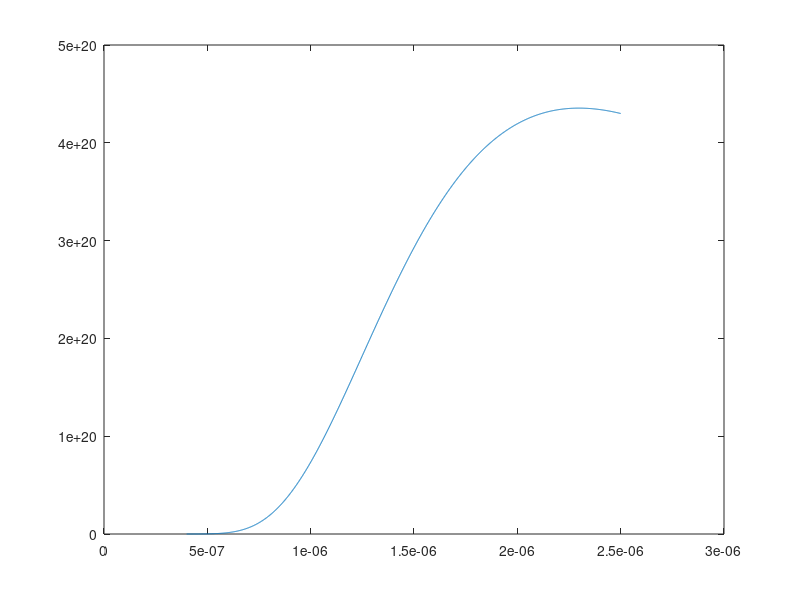
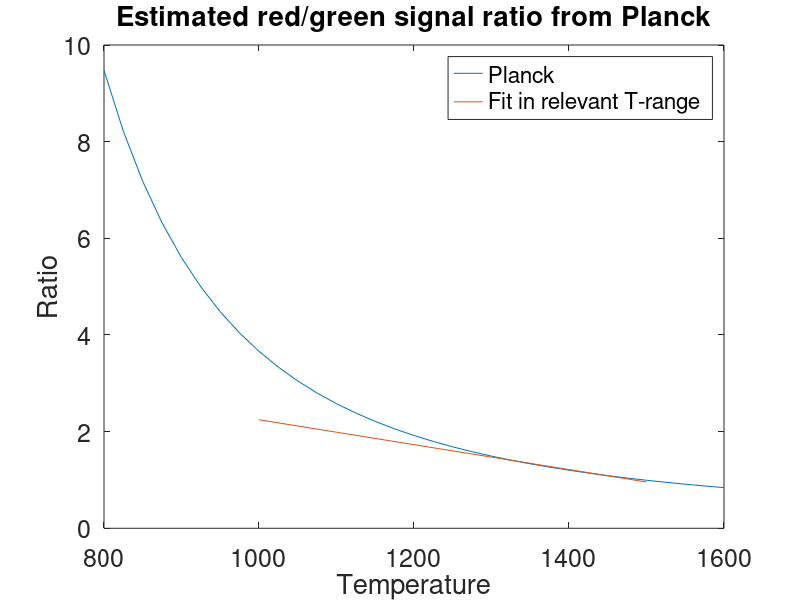

These figures' MATLAB source, in order:
%% Planck Equation manipulation for estimating temperature
% Using 'hard' cut on / off properties for colour filters...

h = 6.63E-34;
c = 3E8;
kb = 8.31/6.022E23;
listTs = 800:25:1600;

listRG_ratios = zeros(size(listTs));

lambda_red_lower = 610E-9;
lambda_red_upper = 680E-9;
QE_red = 0.07;

lambda_grn_lower = 500E-9;
lambda_grn_upper = 580E-9;
QE_grn = 0.50;

for lp = 1:length(listTs);

T = listTs(lp);

lambdas = 400E-9:1E-9:2500E-9;

% For a black body - Watts per steradian per metre cubed
Bl = (2*h*c^2)./(lambdas.^5)./( exp( h*c./(lambdas.*kb.*T) ) -1 );

% convert to photons emitted per m^2 per steradian, per m of wavelength
photons = 1E-9*Bl./(h*c./lambdas);

figure(10)
plot(lambdas, photons)

signal_red = QE_red*sum(photons( (lambdas > lambda_red_lower) & (lambdas < lambda_red_upper)));
signal_grn = QE_grn*sum(photons( (lambdas > lambda_grn_lower) & (lambdas < lambda_grn_upper)));

ratio_RG_theory = signal_red./signal_grn;
listRG_ratios(lp) = ratio_RG_theory;

end

figure(11)
plot(listTs, listRG_ratios)
 set(gcf,'color','w')
 set(gca, 'fontSize', 18)
xlabel('Temperature')
ylabel('Ratio')
title('Estimated red/green signal ratio from Planck')

coeffs = polyfit(listTs(( listRG_ratios<1.5 & listRG_ratios>1 )), ...
	               listRG_ratios( listRG_ratios<1.5 & listRG_ratios>1 ), 1);

T_fitting = 1000:100:1500;
ratio_fitted = polyval(coeffs, T_fitting);

figure(11)
hold on
 plot(T_fitting , ratio_fitted)
hold off
legend('Planck', 'Fit in relevant T-range')

slope = coeffs(1)
intercept = coeffs(2)

ratio_in_picture = 1.35

Temp_in_recon = (ratio_in_picture-intercept) ./ slope